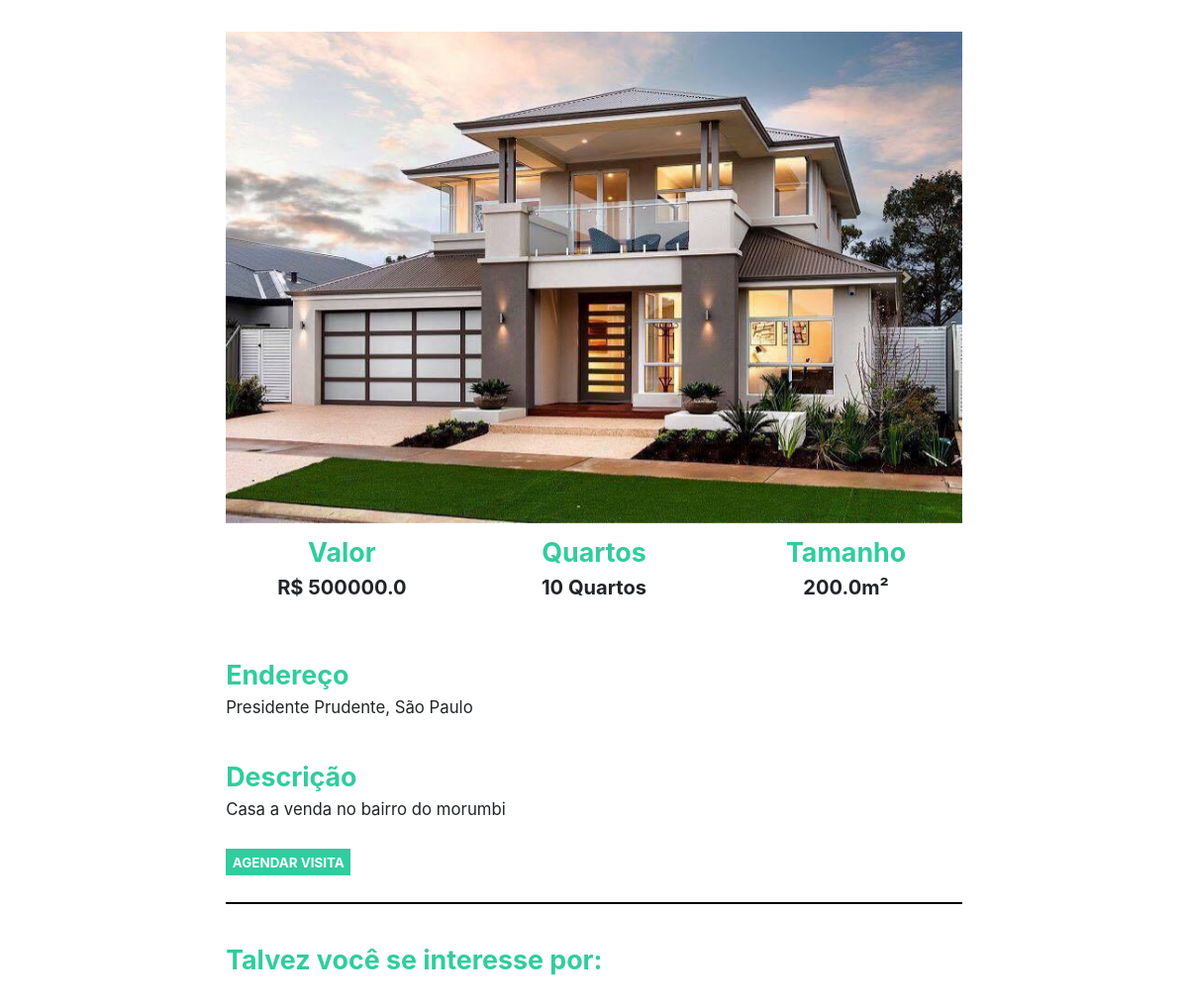
The page /imovel/1 on the database its author committed.
### plataforma/models.py (models this page shows, shortened)
class Imagem(models.Model):
    img = models.ImageField(upload_to='img')
    def __str__(self) -> str:
        return self.img.url

class Imovei(models.Model):
    choices = (('V', 'Venda'),
               ('A', 'Aluguel'))
    choices_imovel = (('A', 'Apartamento'),
                      ('C', 'Casa'))
    imagens = models.ManyToManyField(Imagem)
    valor = models.FloatField()
    quartos = models.IntegerField()
    tamanho = models.FloatField()
    cidade = models.ForeignKey(Cidade, on_delete=models.DO_NOTHING)
    rua = models.CharField(max_length=50)
    tipo = models.CharField(max_length=1, choices=choices)
    tipo_imovel = models.CharField(max_length=1, choices=choices_imovel)
    numero = models.IntegerField()
    descricao = models.TextField()
    dias_visita = models.ManyToManyField(DiasVisita)
    horarios = models.ManyToManyField(Horario)

class Cidade(models.Model):
    nome = models.CharField(max_length=30)
    def __str__(self) -> str:
        return self.nome

### plataforma/views.py (the view)
# urls.py: path('imovel/<str:id>', views.imovel, name="imovel"),
def imovel(request, id):
    imovel = get_object_or_404(Imovei, id=id)
    sugestoes = Imovei.objects.filter(cidade=imovel.cidade).exclude(id=id)[:2]
    return render(request, 'imovel.html', {'imovel': imovel, 'sugestoes': sugestoes, 'id': id})

### plataforma/models.py (called while the page is built)
    def __str__(self) -> str:
        return self.dia

    def __str__(self) -> str:
        return str(self.horario)

### plataforma/templates/imovel.html (shortened to what this page needs)
{% extends 'base.html' %}
{% load static %}
{% block 'head' %}
<link rel="stylesheet" href="{% static 'plataforma/css/home.css' %}">
{% endblock  %}
{% block 'body'  %}
    <div  style="text-align: center" class="container" >
        <br>
        <br>
        <div id="carouselExampleControls" class="carousel slide" data-ride="carousel">
            <div class="carousel-inner">
                {% for img in imovel.imagens.all  %}
                    <div  class="carousel-item {% if forloop.first %} active {% endif %}" >
                        <img class="d-block w-100" src="{{img}}" alt="First slide">
                    </div>
                {% endfor %}
            </div>
        <a class="carousel-control-prev" href="#carouselExampleControls" role="button" data-slide="prev">
            <span class="carousel-control-prev-icon" aria-hidden="true"></span>
        </a>
        <a class="carousel-control-next" href="#carouselExampleControls" role="button" data-slide="next">
            <span class="carousel-control-next-icon" aria-hidden="true"></span>
        </a>
    </div>
        <div class="row">
            <div class="col-md">
                <h3 class="titulo_especificacao">Valor</h3>
                <p class="especificacao">R$ {{imovel.valor}}</p>
            </div>
            <div class="col-md">
                <h3 class="titulo_especificacao">Quartos</h3>
                <p class="especificacao">{{imovel.quartos}} Quartos</p>
            </div>
            <div class="col-md">
                <h3 class="titulo_especificacao">Tamanho</h3>
                <p class="especificacao">{{imovel.tamanho}}m²</p>
            </div>
        </div>
        <br>
        <br>
        <div style="text-align: left">
            <h3 class="titulo_especificacao">Endereço</h3>
            <p class="especificacao_endereco">{{imovel.rua}}, {{imovel.cidade }}</p>
        </div>
        <br>
        <div style="text-align: left">
            <h3 class="titulo_especificacao">Descrição</h3>
            <p class="especificacao_endereco">{{imovel.descricao}}</p>
            <br>
            <button class="btn_agendar_visita" data-toggle="modal" data-target="#exampleModal">AGENDAR VISITA</button>
            <br>
            <br>
        </div>
        <hr style="border: 1px solid black">
        <br>
        <div class="div_possivel_interesse">
            <h3 class="titulo_especificacao">Talvez você se interesse por:</h3>
        </div>
    </div>
{% endblock  %}

### templates/static/plataforma/css/home.css (style rules this page uses)
html { zoom: 67% }
.titulo_especificacao { color: #30CD9E; font-weight: bold; margin-top: 20px; font-size: 40px; }
.especificacao { font-size: 30px; font-weight: bold; }
.especificacao_endereco { font-size: 25px; }
.btn_agendar_visita { border: none; background-color: #30CD9E; color: white; font-weight: bold; font-size: 20px; padding: 5px 10px 5px 10px; }
.div_possivel_interesse { text-align: left; }

### rows shown on the page
Imagem: img (picture)
Imovei: valor "500000.0", quartos "10", tamanho "200.0", rua "Presidente Prudente", cidade "São Paulo", descricao "Casa a venda no bairro do morumbi"
